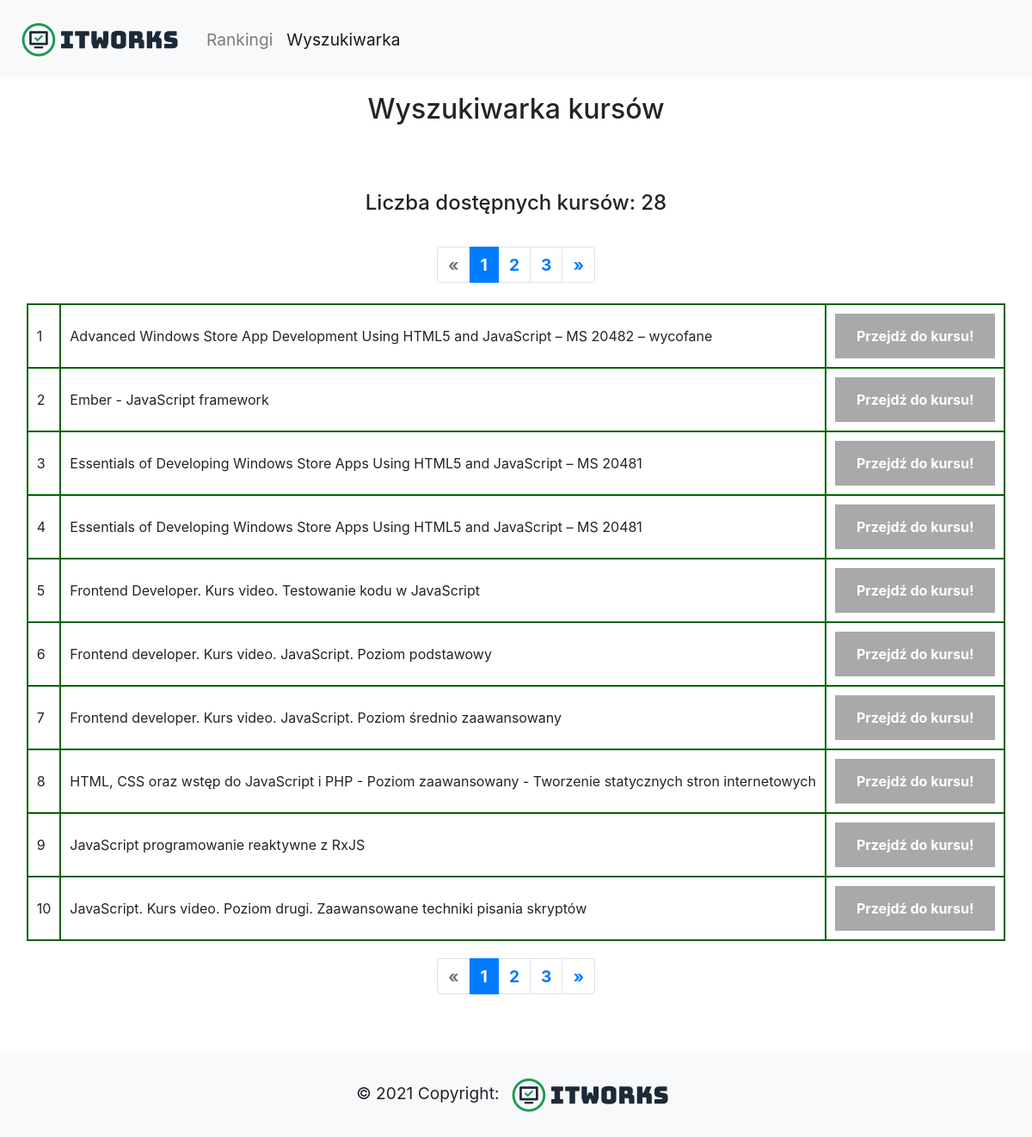
The app's page /search-javascript, older data.
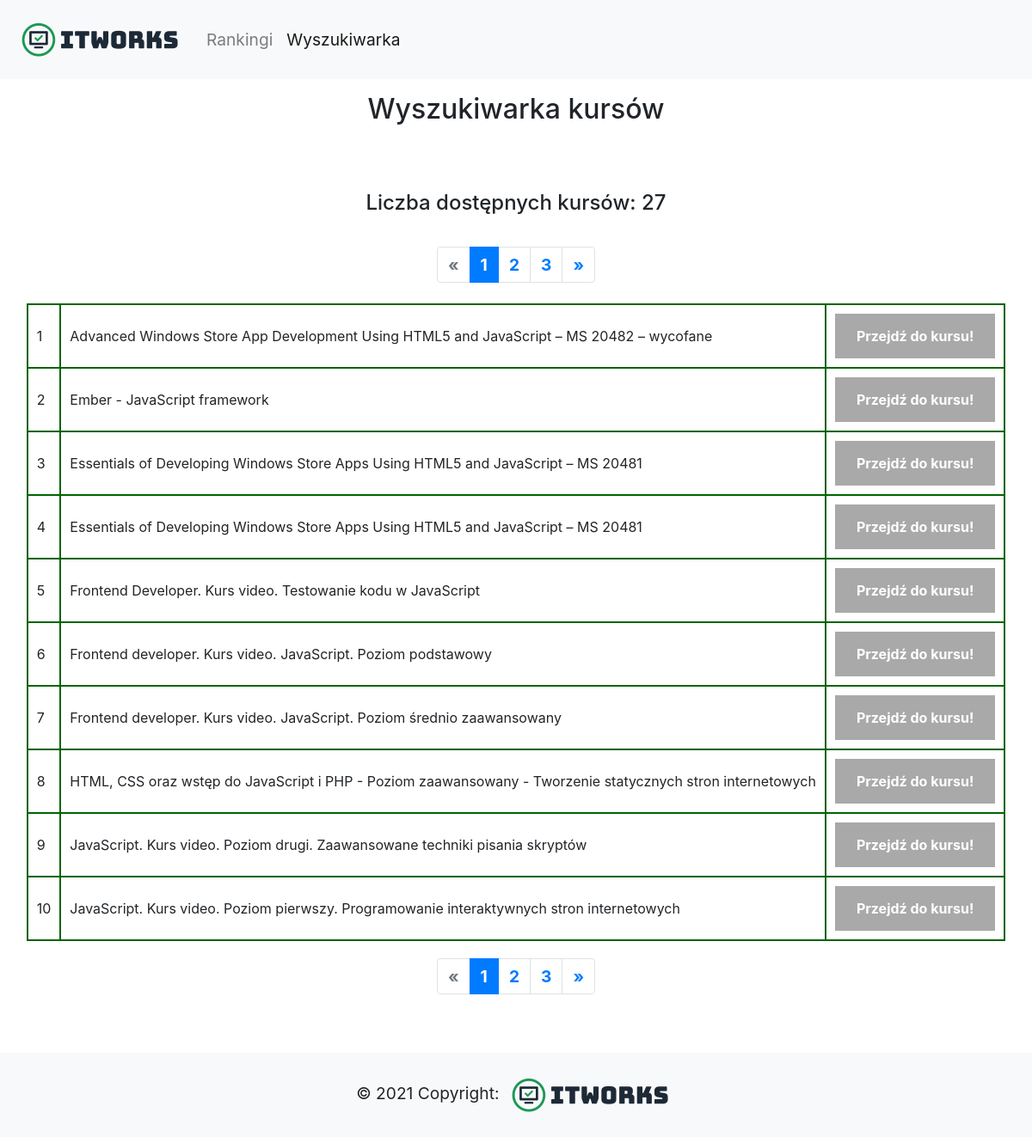
The same page, newer data.
### tables this page shows
CREATE TABLE courses (course_title TEXT, course_url TEXT);

### app.py (the view)
@app.route('/search-javascript', methods=['GET','POST'])
def search_javascript():
    def get_courses(offset=0, per_page=10):
        return rows[offset: offset + per_page]
    try:
        conn = sqlite3.connect('courses.db')
        conn.row_factory = sqlite3.Row
        cur = conn.cursor()
        query = "SELECT * from courses WHERE course_title LIKE '%javascript%' ORDER BY course_title"
        cur.execute(query)
        conn.commit()
        rows = cur.fetchall()
        rows_number = len(rows)
        if rows:
            flash("Liczba dostępnych kursów: " + str(len(rows)))
        page, per_page, offset = get_page_args(page_parameter='page', per_page_parameter='per_page')
        total = len(rows)
        pagination_courses = get_courses(offset=offset, per_page=per_page)
        pagination = Pagination(page=page, per_page=per_page, total=total, css_framework='bootstrap4')
        conn.close()
        return render_template('categories_search_results.html', rows=pagination_courses,
            page=page, per_page=per_page, pagination=pagination)
    except OperationalError:
        flash("Wystąpił błąd podczas próby połączenia się z bazą")

### templates/categories_search_results.html (shortened to what this page needs)
<!DOCTYPE html>
<html lang="en">
<head>
    <link rel="stylesheet" href="https://maxcdn.bootstrapcdn.com/bootstrap/4.5.2/css/bootstrap.min.css">
</head>
<body>
    <div id="page-container">
        <nav class="navbar navbar-expand-lg navbar-light bg-light">
            <a class="navbar-brand" href="/">
                <img src="{{url_for('static', filename='logo2.png')}}" alt="">
            </a>
            <div class="collapse navbar-collapse" id="navbarNav" style="font-size: larger;">
                <ul class="navbar-nav">
                    <li class="nav-item ">
                        <a class="nav-link" href="/">Rankingi</a>
                    </li>
                    <li class="nav-item active">
                        <a class="nav-link" href="/browser">Wyszukiwarka</a>
                    </li>
                </ul>
            </div>
        </nav>
        <div id="content-wrap">
            <div class="container h-100">
                <div class="row h-100 justify-content-center align-items-center">
                    <div class="d-flex justify-content-center mt-3 mb-3">
                        <h2>Wyszukiwarka kursów</h2>
                    </div>
                </div>
              </div>
        <div class="container-fluid p-3 my-3">
            {% for message in get_flashed_messages() %}
            <div class="d-flex justify-content-center" style="font-size: larger; font-weight: bold; padding: 20px;"><h4>{{ message }}</h4></div>
            {% endfor %}
            <div class="d-flex justify-content-center" style="font-size: larger; font-weight: bold; padding: 8px;">{{ pagination.links }}</div>
            <table style="margin-left: auto; margin-right: auto;">
                {% for row in rows %}
                <tr>
                    <td>{{ loop.index + (page - 1) * per_page }}</td>
                    <td>{{row["course_title"]}}</td>
                    <td><a href='{{row["course_url"]}}' class="courseLink" target="_blank">Przejdź do kursu!</a></td>
                </tr>
                {% endfor %}
            </table>
            <div class="d-flex justify-content-center" style="font-size: larger; font-weight: bold; padding: 20px;">{{ pagination.links }}</div>
        </div>
        <footer class="bg-light text-center text-lg-start" style="left: 0; bottom: 0; width: 100%;" id="footer">
            <div class="text-center p-3 bg-light" style=" font-size: larger;">
                © 2021 Copyright: <img src="{{url_for('static', filename='logo2.png')}}" alt="">
            </div>
        </footer>
    </div>
</body>
</html>

### templates/categories_search_results.html (style rules this page uses)
#page-container { position: relative; min-height: 91vh; }
#content-wrap { padding-bottom: 1.5rem; }
#footer { position: absolute; bottom: 0; width: 100%; height: 1.5rem; }
table, td { border: 2px solid darkgreen; padding: 10px; }
a:link.courseLink, a:visited.courseLink { background-color: darkgray; color: white; font-weight: bold; padding: 14px 25px; text-align: center; text-decoration: none; display: inline-block; }

Row changes from the older to the newer data that the page shows:
no longer on this page (row edited): courses: course_title "JavaScript programowanie reaktywne z RxJS"
now on this page (row edited): courses: course_title "JavaScript. Kurs video. Poziom pierwszy. Programowanie interaktywnych stron internetowych"
Text that changed along with them:
new list line: "Liczba dostępnych kursów: 27"
list line gone: "Liczba dostępnych kursów: 28"
